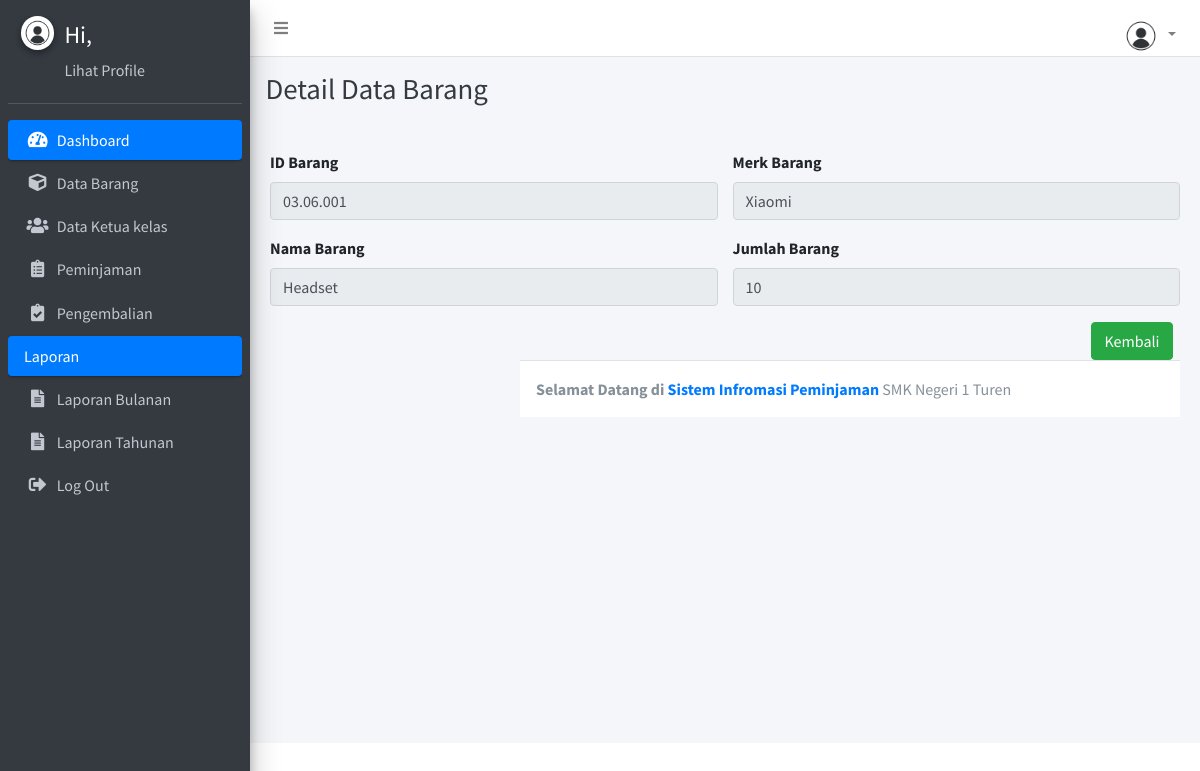
The page /barang-detail.php?IdBarang=03.06.001 on the database its author committed.
### tables this page shows
CREATE TABLE `barang` (
  `IdBarang` varchar(15) NOT NULL,
  `BrgNama` varchar(50) NOT NULL,
  `BrgMerk` varchar(50) NOT NULL,
  `BrgJumlah` int(5) NOT NULL
);

### barang-detail.php (the view, shortened to what this page needs)
<?php
    include'config.php';
    $IdBarang=$_GET['IdBarang'];
    $q_tampil_barang=mysqli_query($conn,"SELECT * FROM barang WHERE IdBarang='$IdBarang'");
    $r_tampil_barang=mysqli_fetch_array($q_tampil_barang);
?>
<!DOCTYPE html>
<html>
<head>
<?php include 'template/header.php';?>
<?php include 'template/sidebar.php';?>
  <div class="content-wrapper">
    <div class="content-header">
      <div class="container-fluid">
        <div class="row mb-2">
          <div class="col-sm-6">
            <h1 class="m-0 text-dark">Detail Data Barang</h1>
          </div>
        </div>
      </div>
    </div>
    <form>
        <div class="card-body">
                  <div class="row">
                  <div class="col-md-6">
                  <div class="form-group ">
                    <label>ID Barang</label>
                    <input type="text" disabled="" value="<?php echo $r_tampil_barang['IdBarang']; ?>" class="form-control">
                  </div>
                  <div class="form-group">
                    <label>Nama Barang</label>
                    <input type="text" disabled="" value="<?php echo $r_tampil_barang['BrgNama']; ?>" class="form-control">
                  </div>
                  </div>
                  <div class="col-md-6">
                  <div class="form-group">
                    <label>Merk Barang</label>
                    <input type="text" disabled="" value="<?php echo $r_tampil_barang['BrgMerk']; ?>" class="form-control">
                  </div>
                  <div class="form-group">
                    <label>Jumlah Barang</label>
                    <input type="text" disabled="" value="<?php echo $r_tampil_barang['BrgJumlah']; ?>" class="form-control">
                  </div>
                  <div class="col-12">
                    <a href="barang.php" class="btn btn-success float-right">Kembali</a>
                  </div>
                </div>
                </div>
    </form>
 <?php include 'template/footer.php';?>
</body>
</html>

### rows shown on the page
barang: IdBarang "03.06.001", BrgNama "Headset", BrgMerk "Xiaomi", BrgJumlah "10"
